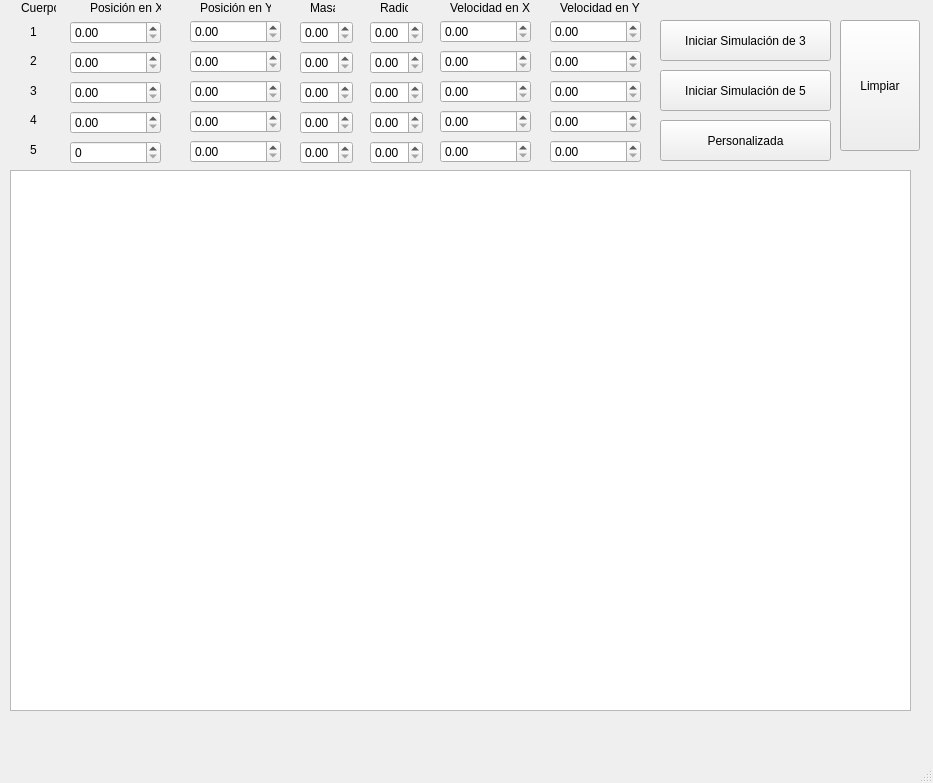
<?xml version="1.0" encoding="UTF-8"?>
<ui version="4.0">
 <class>MainWindow</class>
 <widget class="QMainWindow" name="MainWindow">
  <property name="geometry">
   <rect>
    <x>0</x>
    <y>0</y>
    <width>933</width>
    <height>783</height>
   </rect>
  </property>
  <property name="windowTitle">
   <string>MainWindow</string>
  </property>
  <widget class="QWidget" name="centralwidget">
   <widget class="QGraphicsView" name="graphicsView">
    <property name="geometry">
     <rect>
      <x>10</x>
      <y>170</y>
      <width>901</width>
      <height>541</height>
     </rect>
    </property>
   </widget>
   <widget class="QPushButton" name="pushButton">
    <property name="geometry">
     <rect>
      <x>660</x>
      <y>20</y>
      <width>171</width>
      <height>41</height>
     </rect>
    </property>
    <property name="text">
     <string>Iniciar Simulación de 3</string>
    </property>
   </widget>
   <widget class="QDoubleSpinBox" name="A1">
    <property name="geometry">
     <rect>
      <x>70</x>
      <y>21</y>
      <width>91</width>
      <height>23</height>
     </rect>
    </property>
   </widget>
   <widget class="QLabel" name="label_2">
    <property name="geometry">
     <rect>
      <x>21</x>
      <y>0</y>
      <width>35</width>
      <height>16</height>
     </rect>
    </property>
    <property name="text">
     <string>Cuerpo</string>
    </property>
   </widget>
   <widget class="QLabel" name="label_3">
    <property name="geometry">
     <rect>
      <x>90</x>
      <y>0</y>
      <width>71</width>
      <height>16</height>
     </rect>
    </property>
    <property name="text">
     <string>Posición en X</string>
    </property>
   </widget>
   <widget class="QLabel" name="label_4">
    <property name="geometry">
     <rect>
      <x>200</x>
      <y>0</y>
      <width>71</width>
      <height>16</height>
     </rect>
    </property>
    <property name="text">
     <string>Posición en Y</string>
    </property>
   </widget>
   <widget class="QLabel" name="label_5">
    <property name="geometry">
     <rect>
      <x>310</x>
      <y>0</y>
      <width>25</width>
      <height>16</height>
     </rect>
    </property>
    <property name="text">
     <string>Masa</string>
    </property>
   </widget>
   <widget class="QLabel" name="label_6">
    <property name="geometry">
     <rect>
      <x>380</x>
      <y>0</y>
      <width>28</width>
      <height>16</height>
     </rect>
    </property>
    <property name="text">
     <string>Radio</string>
    </property>
   </widget>
   <widget class="QLabel" name="label_7">
    <property name="geometry">
     <rect>
      <x>450</x>
      <y>0</y>
      <width>91</width>
      <height>16</height>
     </rect>
    </property>
    <property name="text">
     <string>Velocidad en X</string>
    </property>
   </widget>
   <widget class="QLabel" name="label_8">
    <property name="geometry">
     <rect>
      <x>560</x>
      <y>0</y>
      <width>81</width>
      <height>16</height>
     </rect>
    </property>
    <property name="text">
     <string>Velocidad en Y</string>
    </property>
   </widget>
   <widget class="QDoubleSpinBox" name="A2">
    <property name="geometry">
     <rect>
      <x>190</x>
      <y>20</y>
      <width>91</width>
      <height>23</height>
     </rect>
    </property>
   </widget>
   <widget class="QDoubleSpinBox" name="A3">
    <property name="geometry">
     <rect>
      <x>300</x>
      <y>21</y>
      <width>53</width>
      <height>23</height>
     </rect>
    </property>
   </widget>
   <widget class="QDoubleSpinBox" name="A4">
    <property name="geometry">
     <rect>
      <x>370</x>
      <y>21</y>
      <width>53</width>
      <height>23</height>
     </rect>
    </property>
   </widget>
   <widget class="QDoubleSpinBox" name="A5">
    <property name="geometry">
     <rect>
      <x>440</x>
      <y>20</y>
      <width>91</width>
      <height>23</height>
     </rect>
    </property>
   </widget>
   <widget class="QDoubleSpinBox" name="A6">
    <property name="geometry">
     <rect>
      <x>550</x>
      <y>20</y>
      <width>91</width>
      <height>23</height>
     </rect>
    </property>
   </widget>
   <widget class="QDoubleSpinBox" name="B6">
    <property name="geometry">
     <rect>
      <x>550</x>
      <y>50</y>
      <width>91</width>
      <height>23</height>
     </rect>
    </property>
   </widget>
   <widget class="QDoubleSpinBox" name="B1">
    <property name="geometry">
     <rect>
      <x>70</x>
      <y>51</y>
      <width>91</width>
      <height>23</height>
     </rect>
    </property>
   </widget>
   <widget class="QDoubleSpinBox" name="B3">
    <property name="geometry">
     <rect>
      <x>300</x>
      <y>51</y>
      <width>53</width>
      <height>23</height>
     </rect>
    </property>
   </widget>
   <widget class="QDoubleSpinBox" name="B5">
    <property name="geometry">
     <rect>
      <x>440</x>
      <y>50</y>
      <width>91</width>
      <height>23</height>
     </rect>
    </property>
   </widget>
   <widget class="QDoubleSpinBox" name="B4">
    <property name="geometry">
     <rect>
      <x>370</x>
      <y>51</y>
      <width>53</width>
      <height>23</height>
     </rect>
    </property>
   </widget>
   <widget class="QDoubleSpinBox" name="B2">
    <property name="geometry">
     <rect>
      <x>190</x>
      <y>50</y>
      <width>91</width>
      <height>23</height>
     </rect>
    </property>
   </widget>
   <widget class="QDoubleSpinBox" name="C6">
    <property name="geometry">
     <rect>
      <x>550</x>
      <y>80</y>
      <width>91</width>
      <height>23</height>
     </rect>
    </property>
   </widget>
   <widget class="QDoubleSpinBox" name="C1">
    <property name="geometry">
     <rect>
      <x>70</x>
      <y>81</y>
      <width>91</width>
      <height>23</height>
     </rect>
    </property>
   </widget>
   <widget class="QDoubleSpinBox" name="C3">
    <property name="geometry">
     <rect>
      <x>300</x>
      <y>81</y>
      <width>53</width>
      <height>23</height>
     </rect>
    </property>
   </widget>
   <widget class="QDoubleSpinBox" name="C5">
    <property name="geometry">
     <rect>
      <x>440</x>
      <y>80</y>
      <width>91</width>
      <height>23</height>
     </rect>
    </property>
   </widget>
   <widget class="QDoubleSpinBox" name="C4">
    <property name="geometry">
     <rect>
      <x>370</x>
      <y>81</y>
      <width>53</width>
      <height>23</height>
     </rect>
    </property>
   </widget>
   <widget class="QDoubleSpinBox" name="C2">
    <property name="geometry">
     <rect>
      <x>190</x>
      <y>80</y>
      <width>91</width>
      <height>23</height>
     </rect>
    </property>
   </widget>
   <widget class="QDoubleSpinBox" name="D6">
    <property name="geometry">
     <rect>
      <x>550</x>
      <y>110</y>
      <width>91</width>
      <height>23</height>
     </rect>
    </property>
   </widget>
   <widget class="QDoubleSpinBox" name="D1">
    <property name="geometry">
     <rect>
      <x>70</x>
      <y>111</y>
      <width>91</width>
      <height>23</height>
     </rect>
    </property>
   </widget>
   <widget class="QDoubleSpinBox" name="D3">
    <property name="geometry">
     <rect>
      <x>300</x>
      <y>111</y>
      <width>53</width>
      <height>23</height>
     </rect>
    </property>
   </widget>
   <widget class="QDoubleSpinBox" name="D5">
    <property name="geometry">
     <rect>
      <x>440</x>
      <y>110</y>
      <width>91</width>
      <height>23</height>
     </rect>
    </property>
   </widget>
   <widget class="QDoubleSpinBox" name="D4">
    <property name="geometry">
     <rect>
      <x>370</x>
      <y>111</y>
      <width>53</width>
      <height>23</height>
     </rect>
    </property>
   </widget>
   <widget class="QDoubleSpinBox" name="D2">
    <property name="geometry">
     <rect>
      <x>190</x>
      <y>110</y>
      <width>91</width>
      <height>23</height>
     </rect>
    </property>
   </widget>
   <widget class="QDoubleSpinBox" name="E6">
    <property name="geometry">
     <rect>
      <x>550</x>
      <y>140</y>
      <width>91</width>
      <height>23</height>
     </rect>
    </property>
   </widget>
   <widget class="QSpinBox" name="E1">
    <property name="geometry">
     <rect>
      <x>70</x>
      <y>141</y>
      <width>91</width>
      <height>23</height>
     </rect>
    </property>
   </widget>
   <widget class="QDoubleSpinBox" name="E3">
    <property name="geometry">
     <rect>
      <x>300</x>
      <y>141</y>
      <width>53</width>
      <height>23</height>
     </rect>
    </property>
   </widget>
   <widget class="QDoubleSpinBox" name="E5">
    <property name="geometry">
     <rect>
      <x>440</x>
      <y>140</y>
      <width>91</width>
      <height>23</height>
     </rect>
    </property>
   </widget>
   <widget class="QDoubleSpinBox" name="E4">
    <property name="geometry">
     <rect>
      <x>370</x>
      <y>141</y>
      <width>53</width>
      <height>23</height>
     </rect>
    </property>
   </widget>
   <widget class="QDoubleSpinBox" name="E2">
    <property name="geometry">
     <rect>
      <x>190</x>
      <y>140</y>
      <width>91</width>
      <height>23</height>
     </rect>
    </property>
   </widget>
   <widget class="QPushButton" name="pushButton_2">
    <property name="geometry">
     <rect>
      <x>660</x>
      <y>120</y>
      <width>171</width>
      <height>41</height>
     </rect>
    </property>
    <property name="text">
     <string>Personalizada</string>
    </property>
   </widget>
   <widget class="QPushButton" name="pushButton_3">
    <property name="geometry">
     <rect>
      <x>660</x>
      <y>70</y>
      <width>171</width>
      <height>41</height>
     </rect>
    </property>
    <property name="text">
     <string>Iniciar Simulación de 5</string>
    </property>
   </widget>
   <widget class="QPushButton" name="pushButton_4">
    <property name="geometry">
     <rect>
      <x>840</x>
      <y>20</y>
      <width>80</width>
      <height>131</height>
     </rect>
    </property>
    <property name="text">
     <string>Limpiar</string>
    </property>
   </widget>
   <widget class="QWidget" name="">
    <property name="geometry">
     <rect>
      <x>30</x>
      <y>20</y>
      <width>16</width>
      <height>141</height>
     </rect>
    </property>
    <layout class="QVBoxLayout" name="verticalLayout">
     <item>
      <widget class="QLabel" name="label_9">
       <property name="text">
        <string>1</string>
       </property>
      </widget>
     </item>
     <item>
      <widget class="QLabel" name="label_10">
       <property name="text">
        <string>2</string>
       </property>
      </widget>
     </item>
     <item>
      <widget class="QLabel" name="label_11">
       <property name="text">
        <string>3</string>
       </property>
      </widget>
     </item>
     <item>
      <widget class="QLabel" name="label_12">
       <property name="text">
        <string>4</string>
       </property>
      </widget>
     </item>
     <item>
      <widget class="QLabel" name="label_13">
       <property name="text">
        <string>5</string>
       </property>
      </widget>
     </item>
    </layout>
   </widget>
  </widget>
  <widget class="QMenuBar" name="menubar">
   <property name="geometry">
    <rect>
     <x>0</x>
     <y>0</y>
     <width>933</width>
     <height>21</height>
    </rect>
   </property>
  </widget>
  <widget class="QStatusBar" name="statusbar"/>
 </widget>
 <tabstops>
  <tabstop>pushButton</tabstop>
  <tabstop>A2</tabstop>
  <tabstop>A6</tabstop>
  <tabstop>A3</tabstop>
  <tabstop>A4</tabstop>
  <tabstop>A5</tabstop>
  <tabstop>A1</tabstop>
  <tabstop>graphicsView</tabstop>
 </tabstops>
 <resources/>
 <connections/>
</ui>
